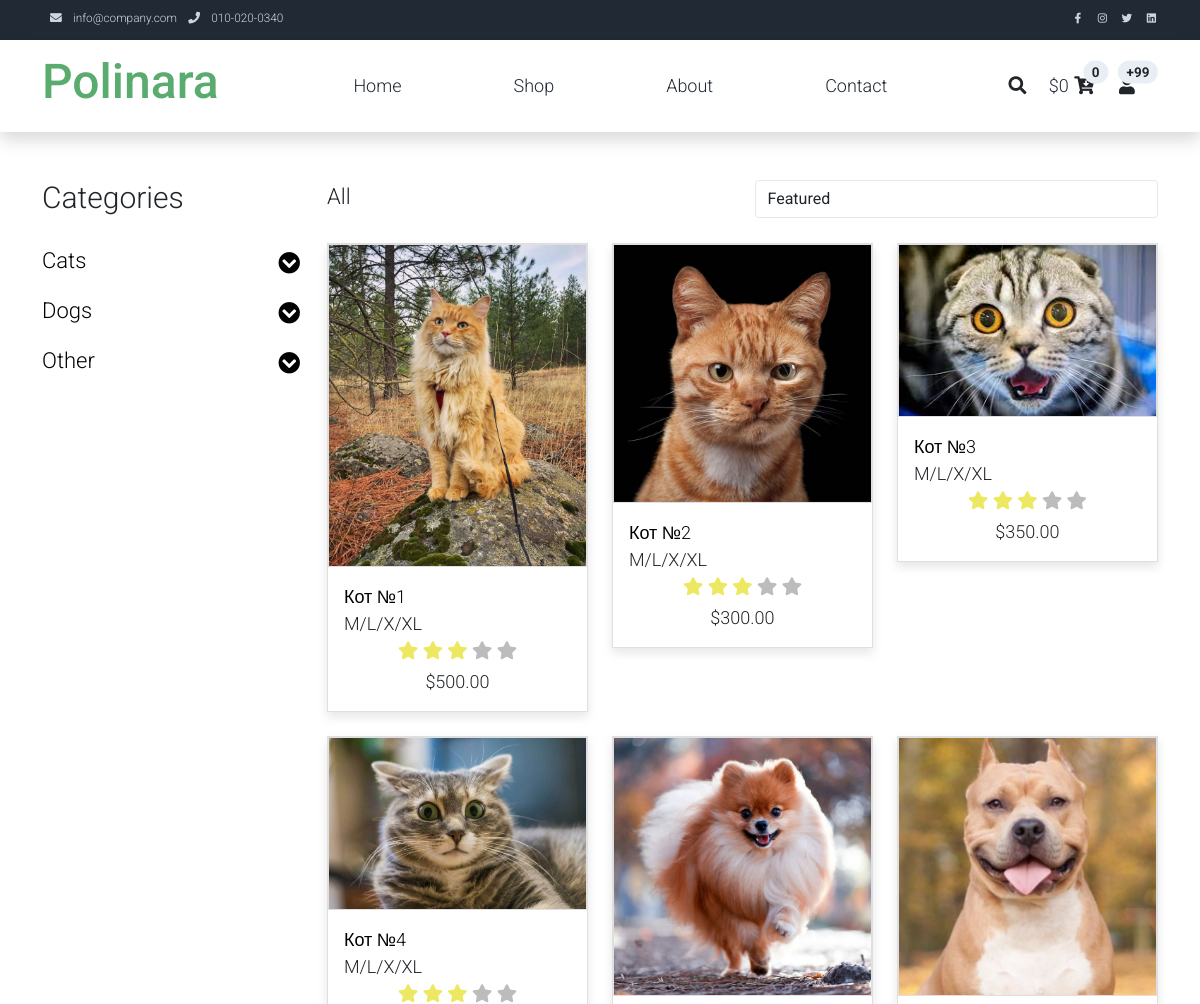
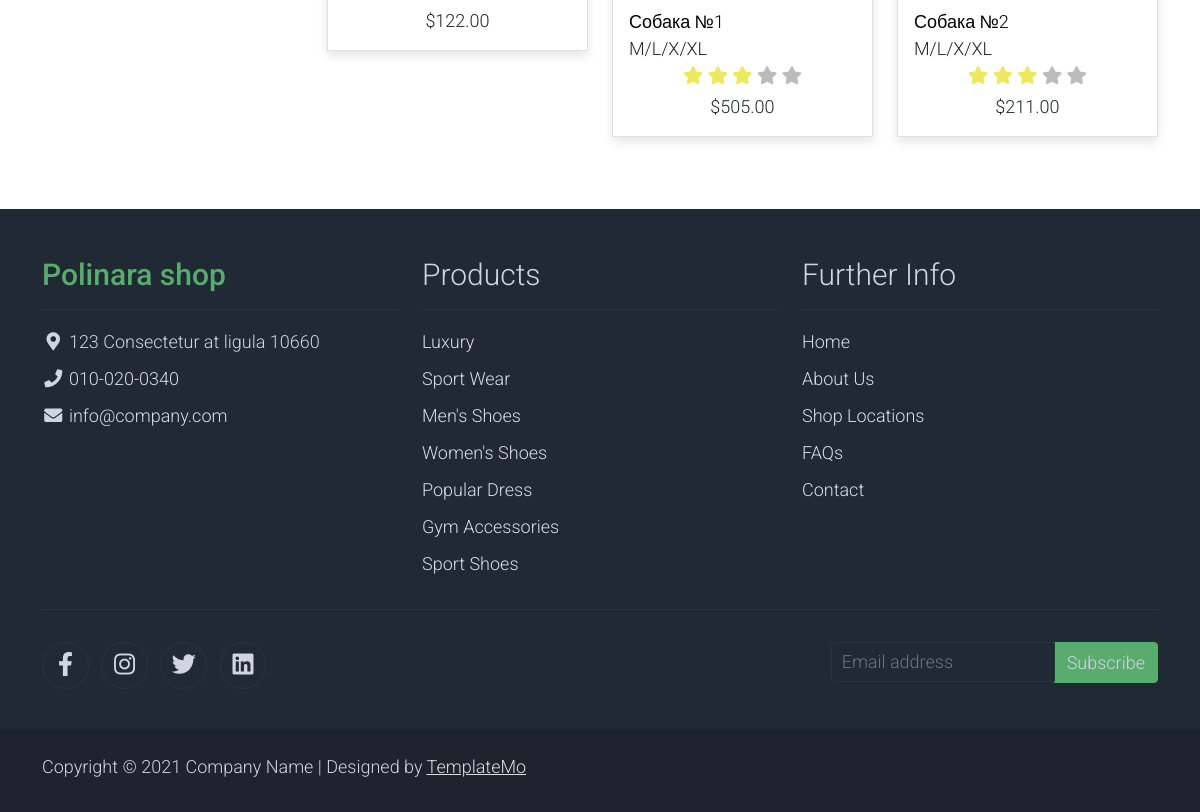
The app's page /shop/ with its own data (2 pictures, top to bottom).
### shop/models.py (models this page shows, shortened)
class MainCatigory(models.Model):
    name = models.CharField(max_length=200, db_index=True)
    slug = models.SlugField(max_length=200, db_index=True, unique=True)
    class Meta:
        ordering = ('name',)
        verbose_name = 'Главная категория'
        verbose_name_plural = 'Главная категории'

class Product(models.Model):
    category = models.ForeignKey(Category, related_name='products', on_delete=models.CASCADE)
    name = models.CharField(max_length=200, db_index=True)
    slug = models.SlugField(max_length=200, db_index=True)
    image = models.ImageField(upload_to='products/%Y/%m/%d', blank=True)
    description = models.TextField(blank=True)
    price = models.DecimalField(max_digits=10, decimal_places=2)
    stock = models.PositiveIntegerField()
    available = models.BooleanField(default=True)
    created = models.DateTimeField(auto_now_add=True)
    updated = models.DateTimeField(auto_now=True)
    class Meta:
        ordering = ('name',)
        index_together = (('id', 'slug'),)
    def get_absolute_url(self):
        return reverse('shop:product_detail',
                        args=[self.id, self.slug])

### shop/views.py (the view)
# urls.py: path('shop/', views.product_list, name='product_list'),
def product_list(request, category_slug=None):
    category = None
    main_category = MainCatigory.objects.all()
    categories = []
    for mc in main_category:
        c = Category.objects.filter(main_category__name=mc.name)
        categories.append([mc.name, c])
    products = Product.objects.filter(available=True)
    test_dt = [1, 2, 3]
    if category_slug:
        category = get_object_or_404(Category, slug=category_slug)
        products = products.filter(category=category)
    return render(request,
                  'shop/product/list.html',
                  {
                    'category': category,
                   'categories': categories,
                   'products': products
                   })

### cart/cart.py (called while the page is built)
    def __len__(self):
        return sum(item['quantity'] for item in self.cart.values())

    def get_total_price(self):
        return sum(Decimal(item['price']) * item['quantity'] for item in
                self.cart.values())

### cart/context_processors.py (called while the page is built)
def cart(request):
    return {'cart': Cart(request)}

### shop/models.py (called while the page is built)
    def get_absolute_url(self):
        return reverse('shop:product_list_by_category',
                        args=[self.slug])

### shop/templates/shop/product/list.html (shortened to what this page needs)
{% extends "shop/base.html" %}
{% load static %}
{% block content %}
<div>
<div class="container py-5">
    <div class="row">
        <div class="col-lg-3">
            <h1 class="h2 pb-4">Categories</h1>
            <ul class="list-unstyled templatemo-accordion">
                {% for mc in categories %}
                <li class="pb-3">
                    <a class="collapsed d-flex justify-content-between h3 text-decoration-none" href="#">
                        {{ mc.0 }}
                        <i class="fa fa-fw fa-chevron-circle-down mt-1"></i>
                    </a>
                </li>
                {% endfor %}
            </ul>
        </div>
        <div class="col-lg-9">
            <div class="row">
                <div class="col-md-6">
                    <ul class="list-inline shop-top-menu pb-3 pt-1">
                        <li class="list-inline-item">
                            <a class="h3 text-dark text-decoration-none mr-3" href="/shop">All</a>
                        </li>
                    </ul>
                </div>
                <div class="col-md-6 pb-4">
                    <div class="d-flex">
                        <select class="form-control">
                            <option>Featured</option>
                        </select>
                    </div>
                </div>
            </div>
            <div class="row">
                {% for product in products %}
                <div class="col-md-4">
                    <div class="card mb-4 product-wap rounded-0">
                        <div class="card rounded-0">
                            <img class="card-img rounded-0 img-fluid" src="{% if product.image %}{{ product.image.url }}{% else %}{% static "img/no_image.png" %}{% endif %}" >
                        </div>
                        <div class="card-body">
                            <a href="{{ product.get_absolute_url }}" class="h3 text-decoration-none">{{ product.name }}</a>
                            <ul class="w-100 list-unstyled d-flex justify-content-between mb-0">
                                <li>M/L/X/XL</li>
                            </ul>
                            <ul class="list-unstyled d-flex justify-content-center mb-1">
                                <li>
                                    <i class="text-warning fa fa-star"></i>
                                    <i class="text-warning fa fa-star"></i>
                                    <i class="text-warning fa fa-star"></i>
                                    <i class="text-muted fa fa-star"></i>
                                    <i class="text-muted fa fa-star"></i>
                                </li>
                            </ul>
                            <p class="text-center mb-0">${{ product.price }}</p>
                        </div>
                    </div>
                </div>
                {% endfor %}
            </div>
        </div>
    </div>
</div>
</div>
{% endblock %}

### shop/static/css/templatemo.css (style rules this page uses)
body, ul, li, p, a, label, input, div { font-family: 'Roboto', sans-serif; font-size: 18px !important; font-weight: 300 !important; }
.h2 { font-family: 'Roboto', sans-serif; font-size: 30px !important; font-weight: 300; }
.h3 { font-family: 'Roboto', sans-serif; font-size: 22px !important; }
.text-warning { color: #ede861 !important; }
.text-muted { color: #bcbcbc !important; }
.templatemo-accordion a { color: #000; }
.product-wap { box-shadow: 0px 5px 10px 0px rgba(0, 0, 0, 0.10); }
.card.product-wap a { color: #000; }
.form-control { border: 1px solid #e8e8e8; }
.product-wap .h3, .product-wap li, .product-wap i, .product-wap p { font-size: 12px !important; }
@media (min-width: 992px) { .product-wap .h3, .product-wap li, .product-wap i, .product-wap p { font-size: 18px !important; } }

### shop/static/css/created.css (style rules this page uses)
* { margin: 0; padding: 0 }

### records on screen
MainCatigory: name "Cats"
MainCatigory: name "Dogs"
MainCatigory: name "Other"
Product: image (picture), name "Кот №1", price "500.00"
Product: image (picture), name "Кот №2", price "300.00"
Product: image (picture), name "Кот №3", price "350.00"
Product: image (picture), name "Кот №4", price "122.00"
Product: image (picture), name "Собака №1", price "505.00"
Product: image (picture), name "Собака №2", price "211.00"

### other values on screen
{{ cart.get_total_price }} "0"
{{ total_items }} "0"
